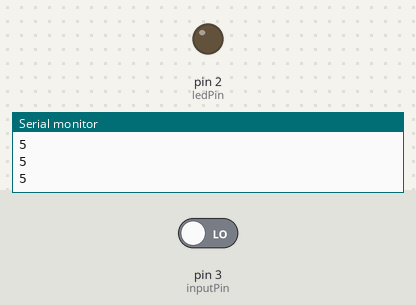
Bench run of a sketch on a simulated Arduino Uno, built with avr-gcc and run on an emulated ATmega328P. Parts: output pins drawn as LEDs (lit = HIGH), the last lines printed to the serial monitor. Inputs (shaded band) come from the test bench; at power-on: pin 3 (inputPin) LOW.

Above: at 1.8 s.
1.9 s: pin 3 (inputPin) driven HIGH
At 2.8 s:
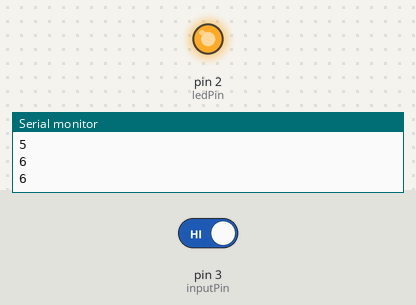
3.5 s: pin 3 (inputPin) driven LOW
At 4.0 s:
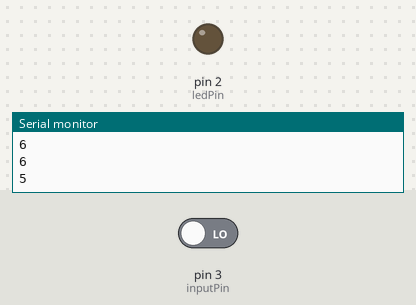
Timing chart, 0 to 6.5 s (numbered marks = the images above; inputs shaded):
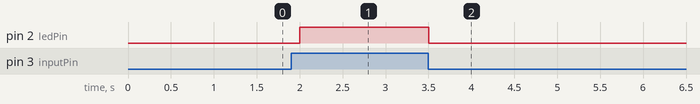

Measured:
- after the input at 1.9 s, pin 2 (ledPin): LOW → HIGH after 0.10 s
- after the input at 3.5 s, pin 2 (ledPin): HIGH → LOW at once

The sketch:

ArduinoPIR.ino
```cpp
int ledPin = 2;
int inputPin = 3;
char nowMode = 'x';

void setup() {
  Serial.begin(115200);
  pinMode(ledPin, OUTPUT);
}

void loop() {
  observeMotion();
  Serial.println(nowMode);
  delay(500);
}

void observeMotion() {
  if (digitalRead(inputPin) == HIGH) {
    digitalWrite(ledPin, HIGH);
    nowMode = '6';
  } else {
    digitalWrite(ledPin, LOW);
    nowMode = '5';
  }
}
```
